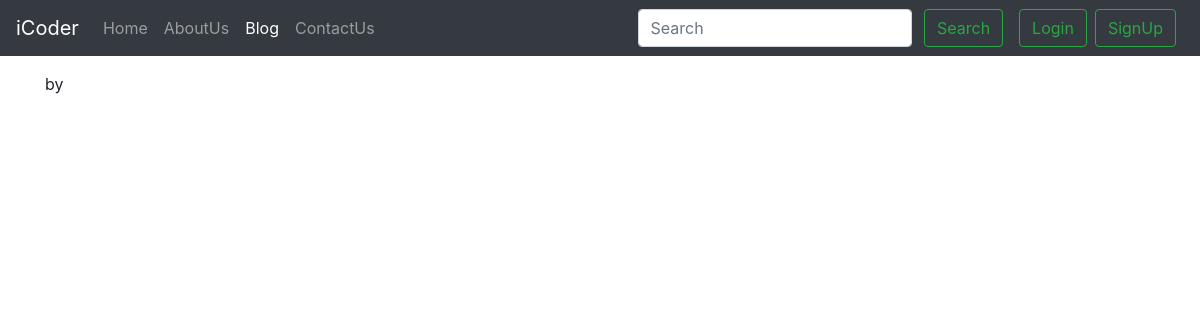
/blog/first-post, run on an earlier commit of the app's database.
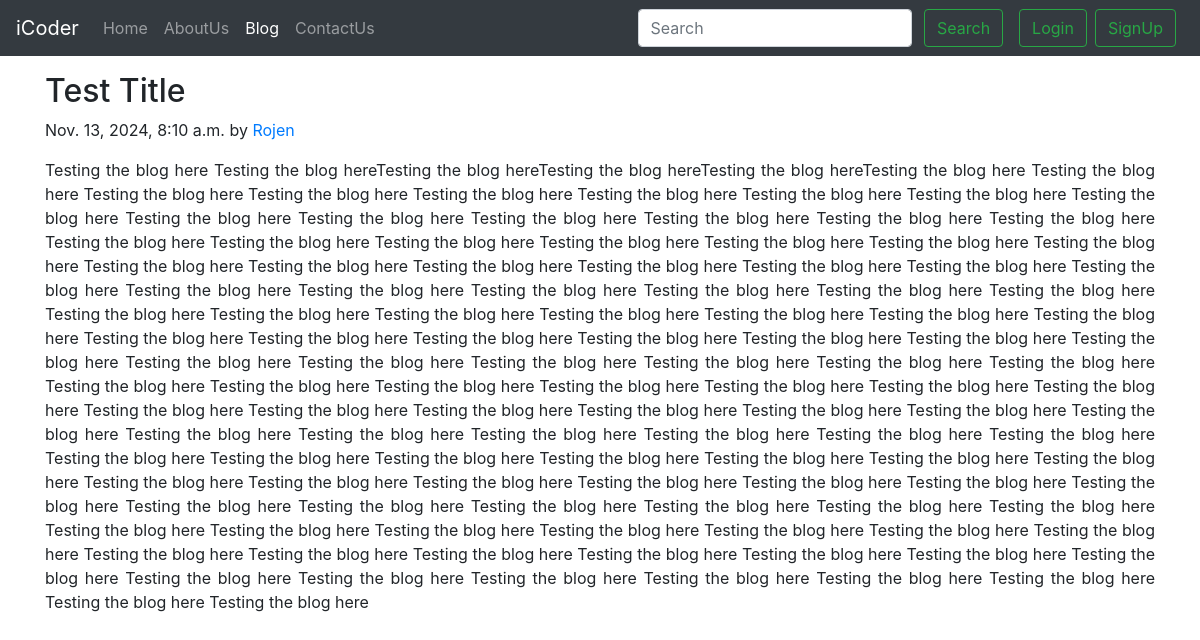
And on a later commit of the database.
### blog/models.py (models this page shows, shortened)
class Post(models.Model):
    sno = models.AutoField(primary_key=True)
    title = models.CharField(max_length=255)
    content = models.TextField()
    author = models.CharField(max_length=13)
    slug = models.CharField(max_length=130)
    timeStamp = models.DateTimeField(blank=True)

### blog/views.py (the view)
# urls.py: path('<str:slug>', views.blogPost, name="blogPost"),
def blogPost(request, slug):
    post = Post.objects.filter(slug=slug).first()
    context = {'post':post}
    return render(request, 'blog/blogPost.html', context)

### templates/blog/blogPost.html (shortened to what this page needs)
{% extends "base.html" %}
{% block blogactive %} active {% endblock %}
{% block body %}
<div class="container text-justify my-3">
        <h2 class="blog-post-title">{{post.title}}</h2>
        <p class="blog-post-meta">{{post.timeStamp}} by <a href="/about">{{post.author}}</a></p>
        <p>{{post.content}}</p>
</div>
{% endblock body %}

What changed in the data, as far as the page shows it:
added Post: title "Test Title", timeStamp "Nov. 13, 2024, 8:10 a.m.", author "Rojen", content "Testing the blog here Testing the blog hereTesting the blog hereTesting the blog hereTesting the blog hereTesting the blog here Testing the blog here Testing the blog here Testing the blog here Testing the blog here Testing the blog here Testing the blog here Testing the blog here Testing the blog here Testing the blog here Testing the blog here Testing the blog here Testing the blog here Testing the blog here Testing the blog here Testing the blog here Testing the blog here Testing the blog here Testing the blog here Testing the blog here Testing the blog here Testing the blog here Testing the blog here Testing the blog here Testing the blog here Testing the blog here Testing the blog here…"
